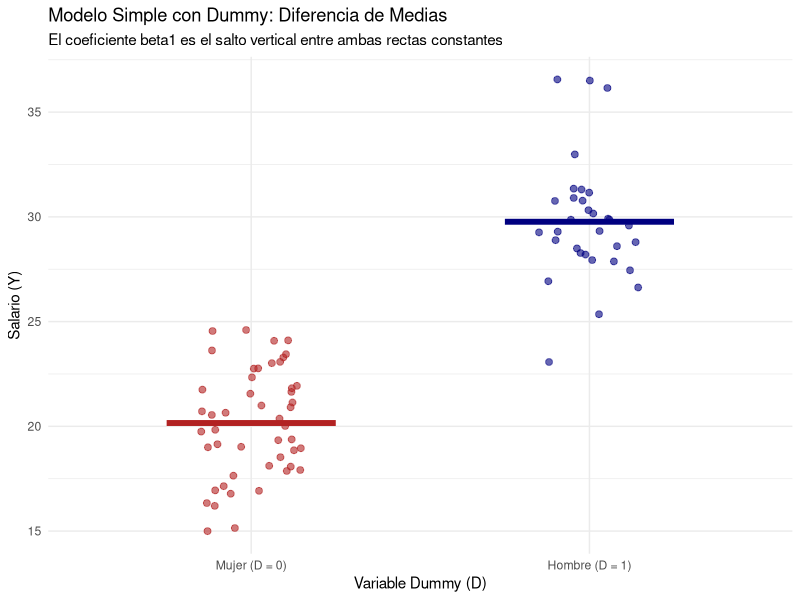
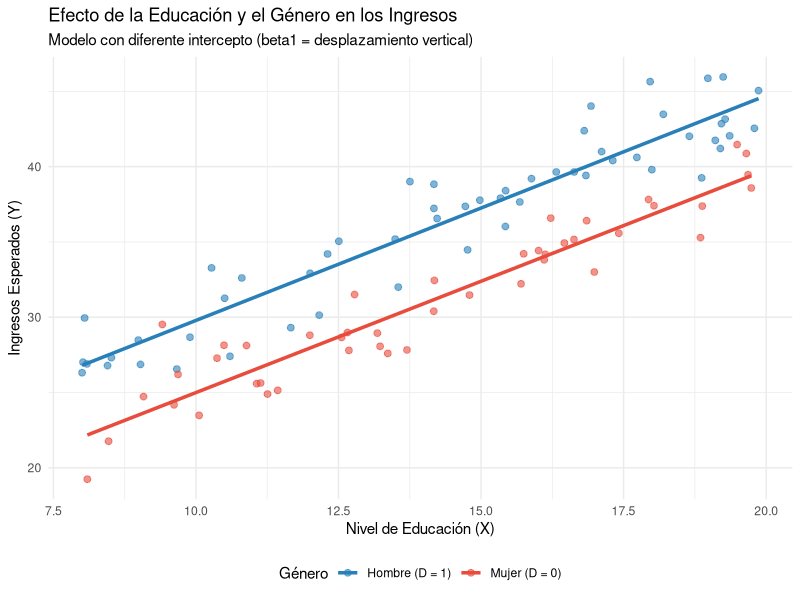
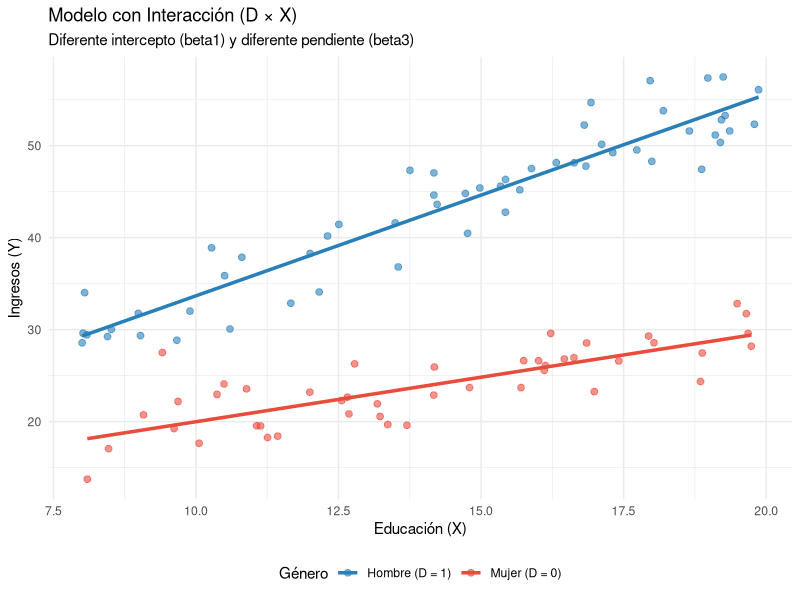

Here is the R script that generated these plots, in order:
## ---- chunk 1
library(ggplot2)

# 1. Datos para el modelo simple Y = beta0 + beta1*D + e
set.seed(123)
n <- 80
df_simple <- data.frame(
  D = factor(sample(c(0, 1), n, replace = TRUE), labels = c("Mujer (D = 0)", "Hombre (D = 1)"))
)
# beta0 = 20, beta1 = 10 (Salario medio: Mujeres = 20, Hombres = 30)
df_simple$salario <- ifelse(df_simple$D == "Hombre (D = 1)", 30, 20) + rnorm(n, 0, 3)

# 2. Gráfico con líneas horizontales constantes (Medias)
ggplot(df_simple, aes(x = D, y = salario, color = D)) +
  geom_jitter(width = 0.15, alpha = 0.6, size = 2) + # Puntos dispersos sobre cada grupo
  stat_summary(fun = mean, geom = "crossbar", width = 0.5, linewidth = 0.8) + # Líneas horizontales de la media
  scale_color_manual(values = c("Mujer (D = 0)" = "firebrick", "Hombre (D = 1)" = "navy")) +
  labs(
    title = "Modelo Simple con Dummy: Diferencia de Medias",
    subtitle = "El coeficiente beta1 es el salto vertical entre ambas rectas constantes",
    x = "Variable Dummy (D)",
    y = "Salario (Y)",
    color = "Categoría"
  ) +
  theme_minimal() +
  theme(legend.position = "none")
## ---- chunk 2
library(ggplot2)

# 1. Simulación de datos para el modelo Y = beta0 + beta1*D + beta2*X + e
set.seed(42)
n <- 100
educacion <- runif(n, 8, 20) # Variable X
genero <- factor(sample(c("Mujer (D = 0)", "Hombre (D = 1)"), n, replace = TRUE)) # Dummy D

# beta0 = 10, beta1 = 5 (brecha por género), beta2 = 1.5 (retorno a educación)
ingresos <- 10 + 1.5 * educacion + ifelse(genero == "Hombre (D = 1)", 5, 0) + rnorm(n, 0, 2)
df_modelo <- data.frame(educacion, ingresos, genero)

# 2. Gráfico del modelo
ggplot(df_modelo, aes(x = educacion, y = ingresos, color = genero)) +
  geom_point(alpha = 0.6, size = 2) +
  geom_smooth(method = "lm", se = FALSE, linewidth = 1.2) +
  scale_color_manual(values = c("Mujer (D = 0)" = "#E74C3C", "Hombre (D = 1)" = "#2980B9")) +
  labs(
    title = "Efecto de la Educación y el Género en los Ingresos",
    subtitle = "Modelo con diferente intercepto (beta1 = desplazamiento vertical)",
    x = "Nivel de Educación (X)",
    y = "Ingresos Esperados (Y)",
    color = "Género"
  ) +
  theme_minimal() +
  theme(legend.position = "bottom")
## ---- chunk 3
library(ggplot2)

# 1. Simulación de datos para Y = beta0 + beta1*D + beta2*X + beta3*(D*X) + e
set.seed(42)
n <- 100
educacion <- runif(n, 8, 20)
genero <- factor(sample(c("Mujer (D = 0)", "Hombre (D = 1)"), n, replace = TRUE))

# Parámetros: beta0 = 10, beta1 = 2 (intercepto), beta2 = 1.0 (pendiente base), beta3 = 1.2 (diferencia de pendiente)
df_inter <- data.frame(educacion, genero)
df_inter$ingresos <- 10 + 
  ifelse(df_inter$genero == "Hombre (D = 1)", 2, 0) + 
  1.0 * df_inter$educacion + 
  ifelse(df_inter$genero == "Hombre (D = 1)", 1.2 * df_inter$educacion, 0) + 
  rnorm(n, 0, 3)

# 2. Gráfico con interacción (distinto intercepto Y distinta pendiente)
ggplot(df_inter, aes(x = educacion, y = ingresos, color = genero)) +
  geom_point(alpha = 0.6, size = 2) +
  geom_smooth(method = "lm", se = FALSE, linewidth = 1.2) + # ggplot detecta la interacción automáticamente
  scale_color_manual(values = c("Mujer (D = 0)" = "#E74C3C", "Hombre (D = 1)" = "#2980B9")) +
  labs(
    title = "Modelo con Interacción (D × X)",
    subtitle = "Diferente intercepto (beta1) y diferente pendiente (beta3)",
    x = "Educación (X)",
    y = "Ingresos (Y)",
    color = "Género"
  ) +
  theme_minimal() +
  theme(legend.position = "bottom")
